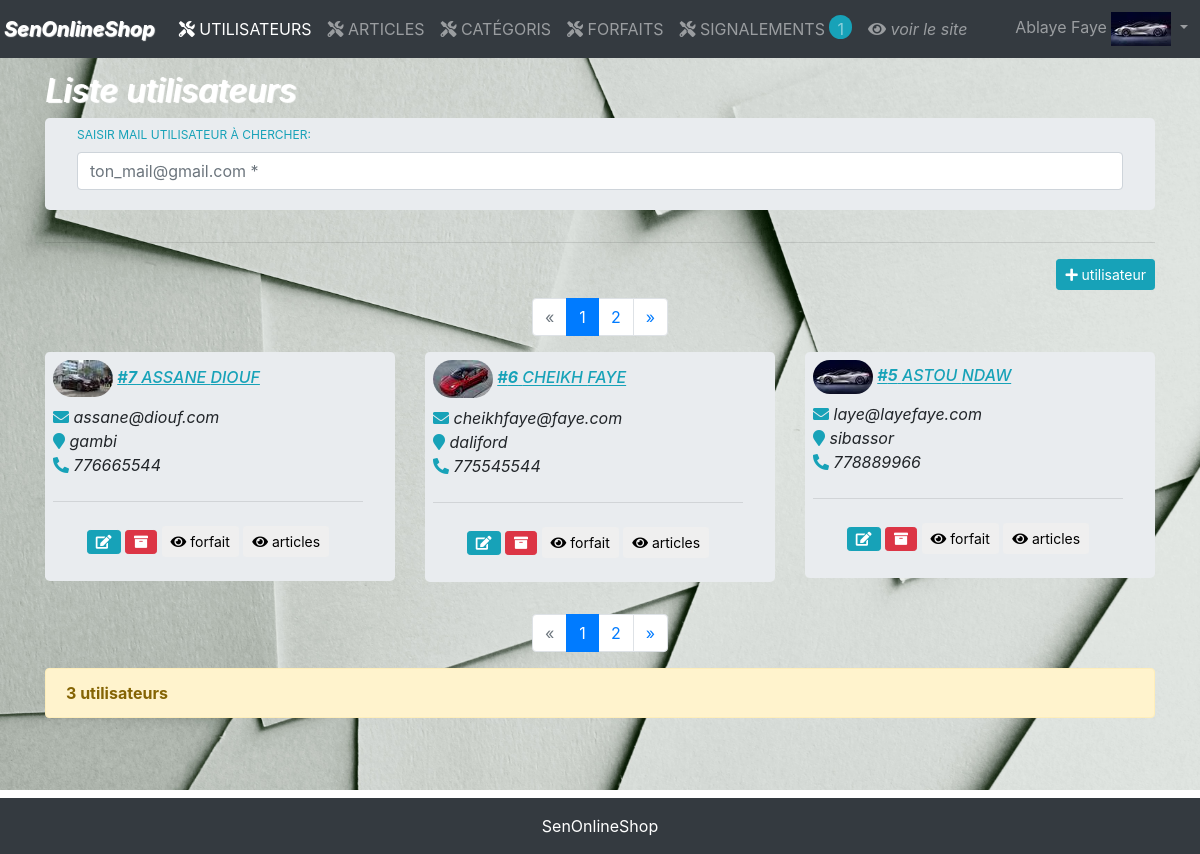
/administration/users/ (signed in), run on an earlier commit of the app's database.
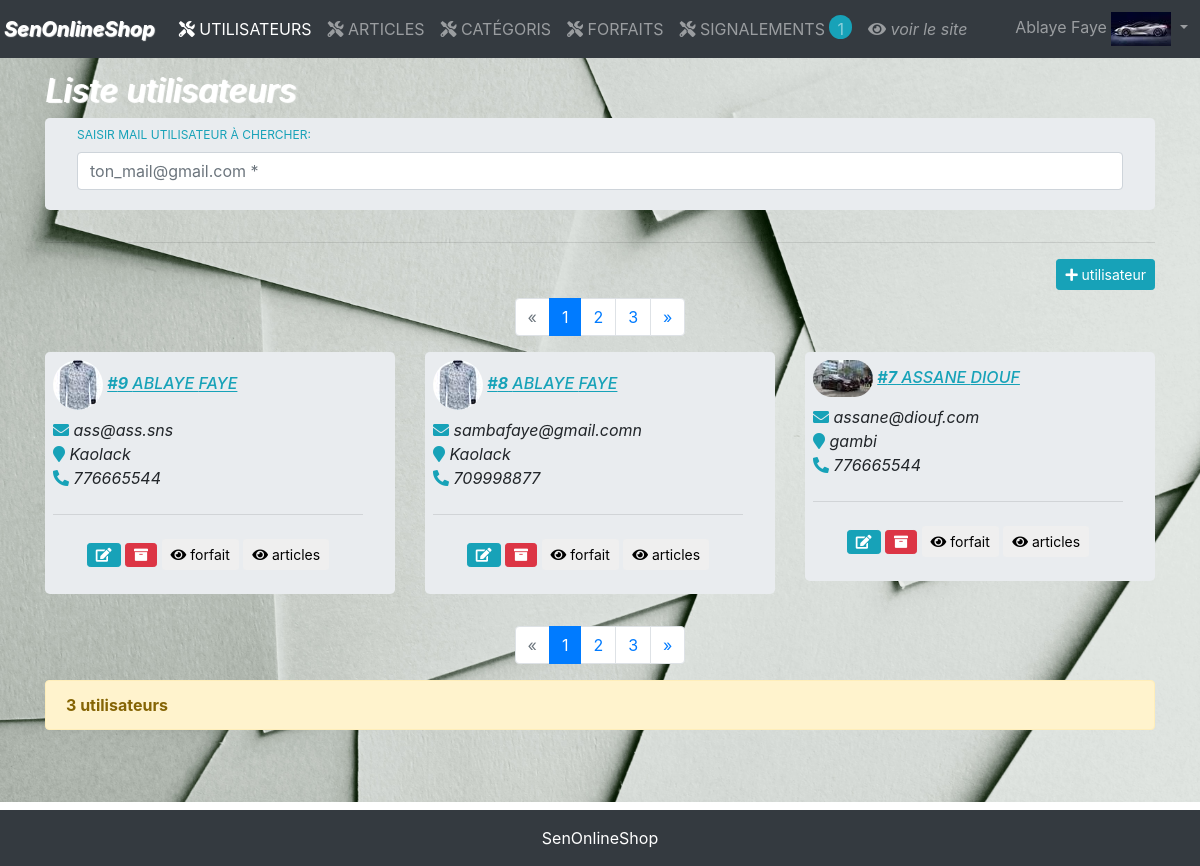
And on a later commit of the database.
### database/models.py (models this page shows, shortened)
class User(models.Model):
    firstname = models.CharField(max_length=255) # prenom
    lastname = models.CharField(max_length=255) # nom
    address = models.CharField(max_length=255) # adresse
    tel = models.CharField(max_length=255) # téléphone
    email = models.CharField(max_length=255, unique=True) # mail
    password = models.CharField(max_length=255, default='password') # mot de passe
    role = models.BooleanField(default=False) # role: True => admin ou False => simple utilisateur
    image = ResizedImageField(size=[60, 50], upload_to='profils')
    trash = models.BooleanField(default=False)

### administration/views.py (the view)
# urls.py: path('users/', views.users, name='users'),# gestion utilisateur
def users(request):
    if 'email' and 'role' in request.session and request.session['role'] == True:
        admin = User.objects.get(email=request.session['email'])
        signalements = Article.objects.filter(signal=True)
        forfaits = []
        forfaits_data = Forfait.objects.all()
        y0, m0, d0 = str(datetime.now()).split(' ')[0].split('-')
        now = date(int(y0), int(m0), int(d0))
        for forfait in forfaits_data:
            y,m,d =str(forfait.end).split('-')
            if now < date(int(y), int(m), int(d)):
                forfaits.append(forfait)
        resultSearsh = ''
        users_r = User.objects.filter(role=False, trash=False).order_by('id').reverse()
        paginator = Paginator(users_r, 3)
        page = request.GET.get('page')
        users = paginator.get_page(page)
        if request.method == 'POST':
            if 'lookUser' in request.POST:
                lookUser = request.POST['lookUser']
                users = User.objects.filter(email__startswith=lookUser, trash=False)
                resultSearsh = 'resultat recherche: '+lookUser
        articles = Article.objects.all()
        context = {
            'admin':admin,
            'page': 'users',
            'users': users,
            'resultSearsh': resultSearsh,
            'signalements': signalements,
            'forfaits': forfaits,
            'articles': articles
        }
        return render(request, 'administration/users/users.html', context)
    return redirect('welcome')

### administration/templates/administration/users/users.html (shortened to what the changed rows need)
{% extends 'administration.html' %}
{% block container %}
<div class="container-fluid bg_admin mt-5 pt-3">
    <div class="container pb-2">
        <h2 class="font-italic text-white pt-2" style="text-shadow: 2px 1px 1px #fff;">Liste utilisateurs</h2>
        <nav aria-label="Page navigation example">
            <ul class="pagination justify-content-center">
                {% for i in users.paginator.page_range %}
                {% if users.number == i %}
                <li class="page-item active" aria-current="page">
                    <span class="page-link">
                        {{ i }}
                    </span>
                </li>
                {% else %}
                <li class="page-item"><a class="page-link" href="?page={{ i }}">{{ i }}</a></li>
                {% endif %}
                {% endfor %}
            </ul>
        </nav>
        {% if users %}
        <div class="row">
            {% for user in users %}
            <div class="col-sm-4">
                <div class="jumbotron pl-2 pt-2 pb-2">
                    <h6 class="display-6 text-uppercase text-info font-italic">
                        <img src="{{user.image.url}}" style="border-radius: 2em;" alt="" srcset="">
                        <u><strong>#{{user.id}}</strong> {{user.firstname}} {{user.lastname}}</u>
                    </h6>
                    <p class="font-italic">
                        <i class="fa fa-envelope text-info"></i> {{user.email}} <br>
                        <i class="fa fa-map-marker text-info"></i> {{user.address}} <br>
                        <i class="fa fa-phone-alt text-info"></i> {{user.tel}}
                    </p>
                    <hr class="my-4">
                    <p class="text-center">
                        <button type="button" class="btn btn-sm  btn-info" data-toggle="modal"
                            data-target="#edit{{user.id}}">
                            <i class="fa fa-edit"></i>
                        </button>
                        <button type="button" class="btn btn-sm  btn-danger" data-toggle="modal"
                            data-target="#trash{{user.id}}">
                            <i class="fa fa-archive"></i>
                        </button>
                        <button type="button" class="btn btn-sm  btn-default" data-toggle="modal"
                            data-target="#forfaits{{user.id}}">
                            <i class="fa fa-eye"></i> forfait
                        </button>
                        <button type="button" class="btn btn-sm  btn-default" data-toggle="modal"
                            data-target="#articles{{user.id}}">
                            <i class="fa fa-eye"></i> articles
                        </button>
                    </p>
                </div>
            </div>
            {% endfor %}
        </div>
        {% endif %}
        <nav aria-label="Page navigation example">
            <ul class="pagination justify-content-center">
                {% for i in users.paginator.page_range %}
                {% if users.number == i %}
                <li class="page-item active" aria-current="page">
                    <span class="page-link">
                        {{ i }}
                    </span>
                </li>
                {% else %}
                <li class="page-item"><a class="page-link" href="?page={{ i }}">{{ i }}</a></li>
                {% endif %}
                {% endfor %}
            </ul>
        </nav>
    </div>
    <br><br>
</div>
{% endblock container %}

What changed in the data, as far as the page shows it:
no longer on this page (row unchanged): User: image (picture), id "6", firstname "CHEIKH", lastname "FAYE", email "cheikhfaye@faye.com", address "daliford", tel "775545544"
no longer on this page (row unchanged): User: image (picture), id "5", firstname "ASTOU", lastname "NDAW", email "laye@layefaye.com", address "sibassor", tel "778889966"
added User: image (picture), id "9", firstname "ABLAYE", lastname "FAYE", email "ass@ass.sns", address "Kaolack", tel "776665544"
added User: image (picture), id "8", firstname "ABLAYE", lastname "FAYE", email "sambafaye@gmail.comn", address "Kaolack", tel "709998877"
Also different on the page:
new list line: "3"
